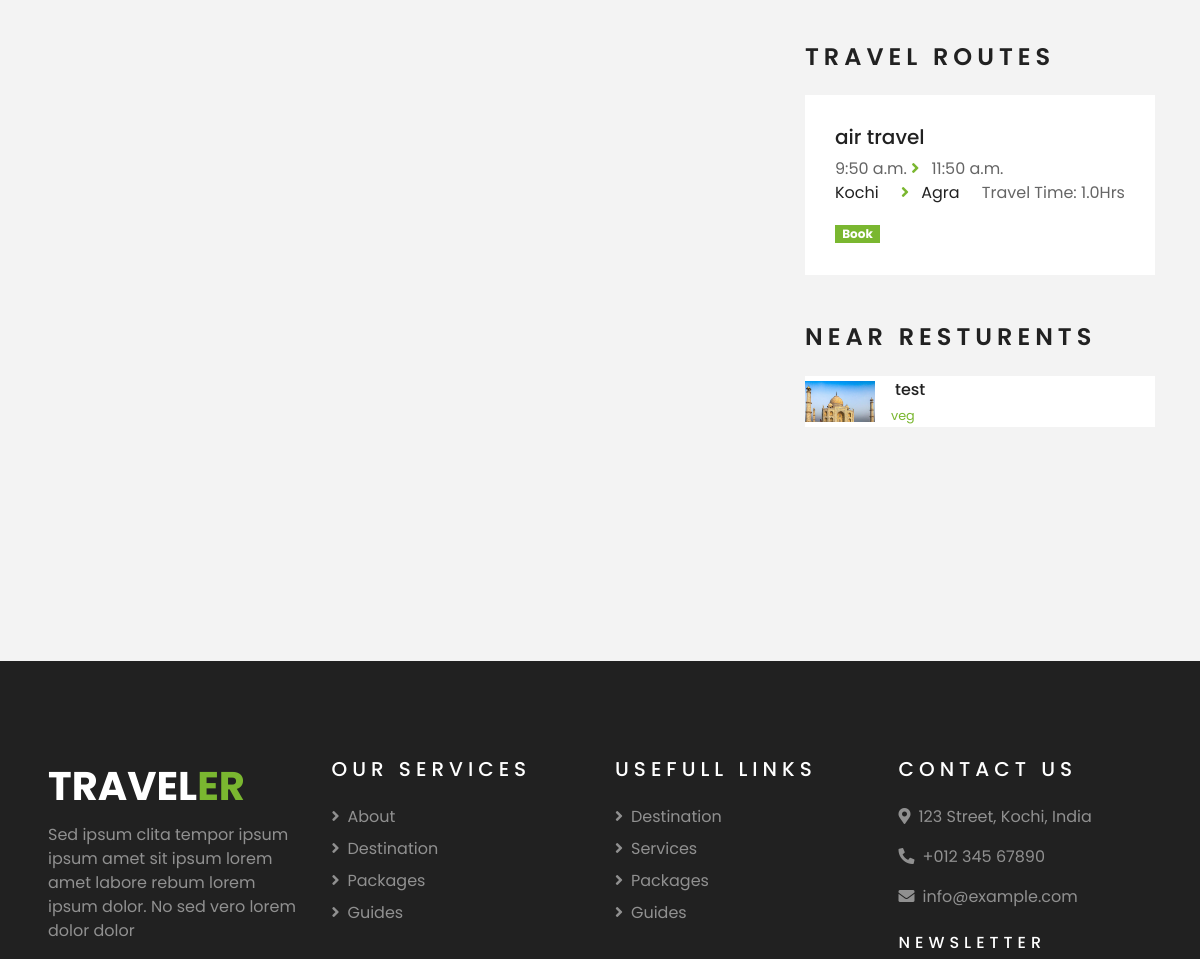
The page /OnDestinationClick/1 (middle part) on the database as committed earlier.
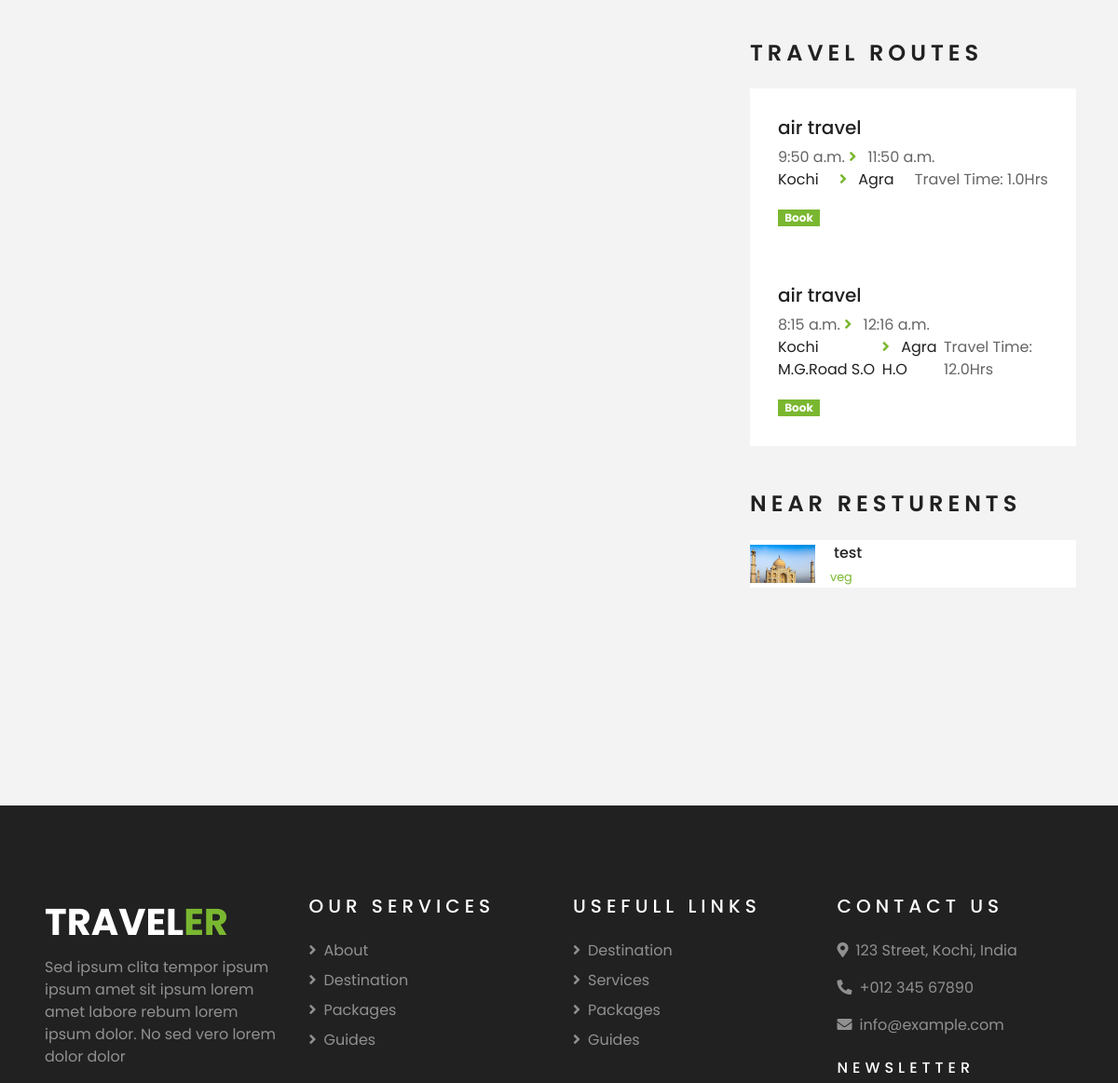
The same page on the database as committed later.
### Destinations/models.py (models this page shows)
class Journey(models.Model):
    options = (("air","air"),("train","train"),("bus","bus"),("other","other"))
    staring_from = models.CharField(max_length=255,null=True,blank=True)
    spincode = models.IntegerField(null=True,blank=True)
    start_date = models.DateField(auto_now_add=False,null=True,blank=True),
    straing_time = models.TimeField(null=True,blank=True)
    destination = models.CharField(max_length=255,null=True,blank=True)
    epincode = models.IntegerField(null=True,blank=True)
    stopbetween_mode = models.CharField(max_length=255, choices=options,null=True,blank=True)
    stop_beteween = models.CharField(max_length=255,null=True)
    destination_include = models.ForeignKey(Destination, on_delete=models.SET_NULL,null=True,blank=True)
    end_date = models.DateField(auto_now_add=False,null=True,blank=True),
    ending_time = models.TimeField(null=True,blank=True)
    Time_Taken_toTravel_in_Hours = models.FloatField(null=True,blank=True)
    mode_of_travel = models.CharField(max_length=255, choices=options,null=True,blank=True)
    cost = models.IntegerField(null=True,blank=True)
    total_Kilomeaters = models.FloatField(null=True,blank=True)

class Restaurants(models.Model):
    Restaurants_Name = models.CharField(max_length=255)
    Address = models.CharField(max_length=255)
    Destination_Near = models.ForeignKey(Destination, on_delete=models.SET_NULL,null=True,blank=True)
    Diat_and_menu = models.CharField(max_length=1000)
    Restaurent_pic = models.FileField(upload_to="Rest_pic")

### Home/views.py (the view)
# urls.py: path("OnDestinationClick/<int:pk>",views.OnDestinationClick,name="OnDestinationClick"),
def OnDestinationClick(request,pk):
    try:
        desti = Destination.objects.get(id = pk)
    except:
        desti = []
    try:
        paki = Packages.objects.filter(destination = desti)
    except:
        paki = []
    try:
        route = Journey.objects.filter(destination_include = desti)
    except:
        route = []
    try:
        guide = TourGuids.objects.filter(Destination_Near = desti)
    except:
        guide = []
    try:
        hotels = Hotels.objects.filter(Destination_Near = desti)
    except:
        hotels = []
    try:
        rest = Restaurants.objects.filter(Destination_Near = desti)
    except:
        rest = []
    context = {
        "desti":desti,
        "paki":paki,
        "route":route,
        "guide":guide,
        "hotels":hotels,
        "rest":rest,
    }
    return render(request,"destinationforuser.html",context)

### Destinations/models.py (called while the page is built)
    def __str__(self):
        return self.country_name

### templates/destinationforuser.html (shortened to what this page needs)
{% extends "index.html" %}
{% block content %}
 <div class="container-fluid py-5">
    <div class="container py-5">
<br><br>
        <div class="row">
            <div class="col-lg-8">
            </div>
            <div class="col-lg-4 mt-5 mt-lg-0">
                <div class="mb-5">
                    <h4 class="text-uppercase mb-4" style="letter-spacing: 5px;">Travel Routes</h4>
                    {% for rot in route %}
                    <div class="bg-white" style="padding: 30px;">
                        <ul class="list-inline m-0">
                            <h5>{{rot.mode_of_travel}} travel</h5>
                            {{rot.straing_time}} <i class="fa fa-angle-right text-primary mr-2"></i> {{rot.ending_time}}
                            <li class="mb-3 d-flex justify-content-between align-items-center">
                                <a class="text-dark" href="#">
                                    {{rot.staring_from}}</a>
                                    <a class="text-dark" href="#"><i class="fa fa-angle-right text-primary mr-2"></i>
                                        {{rot.destination}}</a>
                            <span>Travel Time: {{rot.Time_Taken_toTravel_in_Hours}}Hrs</span>
                            </li>
                            <a href="{%url 'BookJourny' rot.id %}" class="badge badge-primary badge-pill">Book</a>
                        </ul>
                    </div>
                    {% endfor %}
                </div>
                <div class="mb-5">
                    <h4 class="text-uppercase mb-4" style="letter-spacing: 5px;">Near Resturents</h4>
                    {% for res in rest %}
                    <a class="d-flex align-items-center text-decoration-none bg-white mb-3" href="">
                        <img class="img-fluid" src="{{res.Restaurent_pic.url}}" width="20%" height="100%" alt="">
                        <div class="pl-3">
                            <h6 class="m-1">{{res.Restaurants_Name}}</h6>
                            <small>{{res.Diat_and_menu}}</small>
                        </div>
                    </a>
                    {% endfor %}
                </div>
            </div>
        </div>
    </div>
</div>
{% endblock %}

Rows that differ between the two databases and show on the page:
added Journey: mode_of_travel "air", straing_time "8:15 a.m.", ending_time "12:16 a.m.", staring_from "Kochi M.G.Road S.O", destination "Agra H.O", Time_Taken_toTravel_in_Hours "12.0"
